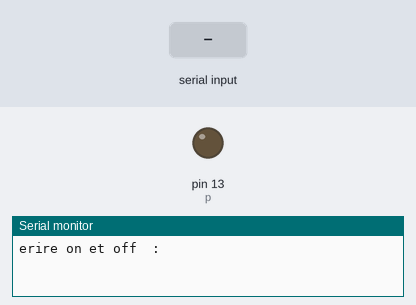
The sketch below on a simulated Arduino Uno, built with avr-gcc and run on an emulated ATmega328P. Parts: output pins drawn as LEDs (lit = HIGH), the last lines printed to the serial monitor. The test bench sets the inputs (shaded band).

Above: at 1.2 s.
1.3 s: "on" received over Serial
At 3.5 s:
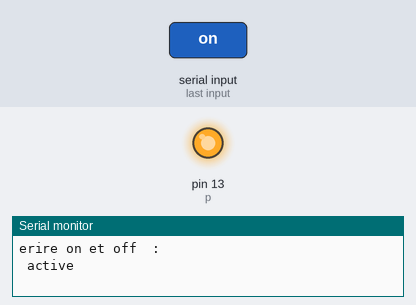
3.8 s: "off" received over Serial
At 5.6 s:
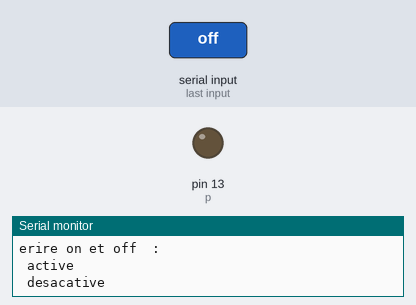
Timing chart, 0 to 7.1 s (numbered marks = the images above; inputs shaded):
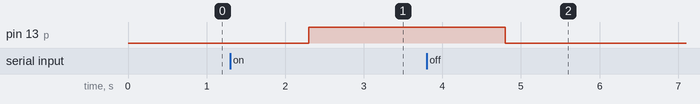

The sketch:

test_serial_minotor.ino
```cpp
int p = 13;

void setup(){

  Serial.begin(9600);
  pinMode(p,OUTPUT);
  Serial.println("erire on et off  : ");

}

void loop(){

  if(Serial.available()){
    String cn = Serial.readString();
    if(cn == "on"){ digitalWrite(p,HIGH); Serial.println(" active ");}
    else if(cn == "off"){ digitalWrite(p,LOW); Serial.println(" desacative ");}
  }

}
```

Measured:
- after the input at 1.3 s, pin 13 (p): LOW → HIGH after 1.0 s
- after the input at 3.8 s, pin 13 (p): HIGH → LOW after 1.0 s
